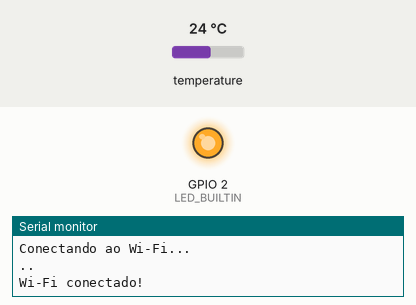
This sketch was run on a simulated ESP8266 (NodeMCU). On the bench: output pins drawn as LEDs (lit = HIGH, except the on-board LED, lit = LOW), the last lines printed to the serial monitor. The inputs (shaded band) are chosen by the test bench; at power-on: temperature 24 °C. WiFi joins after 1.5 s; servers stay silent unless stated; web services answer with replies made up by the test bench.

Above: at 2.5 s.
At 26.4 s:
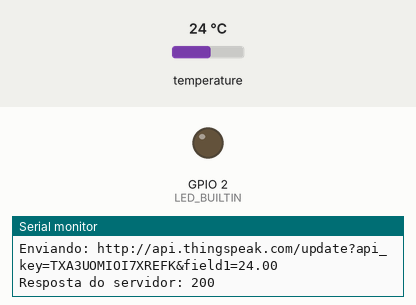
Timing chart, 0 to 29.3 s (numbered marks = the images above):
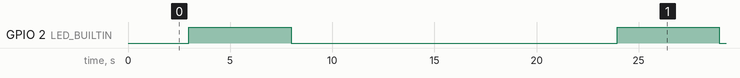

Measured:
- by itself, GPIO 2 (LED_BUILTIN): alternates HIGH for 5.0 s and LOW for 16.0 s

The sketch:

AtividadeDesafiadora.ino
```cpp
#include <ESP8266WiFi.h>
#include <ESP8266HTTPClient.h>
#include <OneWire.h>
#include <DallasTemperature.h>

#define sensorPin 4 // Use um pino digital para o DS18B20 (D4, por exemplo)

const char* ssid = "linksys";
const char* password = "";

const char* apiKey = "TXA3UOMIOI7XREFK";

// Configuração do barramento OneWire para o DS18B20
OneWire oneWire(sensorPin);
DallasTemperature sensors(&oneWire);

void setup() {
  pinMode(LED_BUILTIN, OUTPUT);

  Serial.begin(115000);
  WiFi.begin(ssid, password);

  Serial.println("Conectando ao Wi-Fi...");
  while (WiFi.status() != WL_CONNECTED) {
    delay(1000);
    Serial.print(".");
  }

  Serial.println("\nWi-Fi conectado!");

  // Inicializar o sensor DS18B20
  sensors.begin();
}

void loop() {
  // Solicitar a leitura da temperatura do DS18B20
  sensors.requestTemperatures();

  // Obter a temperatura em Celsius do primeiro sensor conectado
  float temperatura = sensors.getTempCByIndex(0);

  Serial.print("Temperatura: ");
  Serial.print(temperatura);
  Serial.println(" °C");

  if(WiFi.status() == WL_CONNECTED) {
    WiFiClient client;
    HTTPClient http;

    String url = "http://api.thingspeak.com/update?api_key=";
    url += apiKey;
    url += "&field1=" + String(temperatura);

    Serial.println("Enviando: " + url);

    http.begin(client, url);

    int httpResponseCode = http.GET();

    if(httpResponseCode > 0) {
      Serial.println("Resposta do servidor: " + String(httpResponseCode));
    } else {
      Serial.println("Erro ao enviar: " + http.errorToString(httpResponseCode));
    }

    http.end();
  }

  digitalWrite(LED_BUILTIN, HIGH);
  delay(5000);
  digitalWrite(LED_BUILTIN, LOW);

  delay(15000);  // Enviar a cada 15 segundos
}
```
